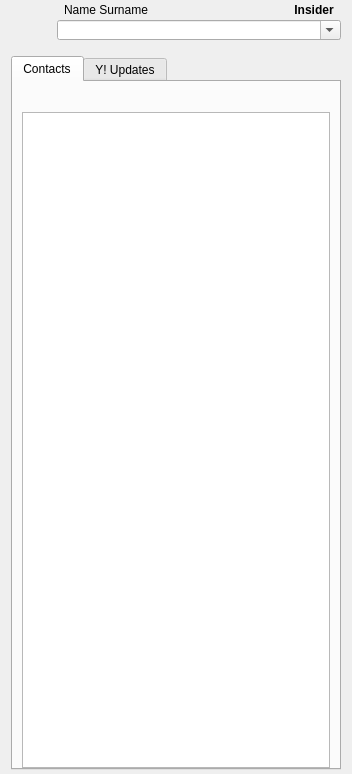
<?xml version="1.0" encoding="UTF-8"?>
<ui version="4.0">
 <class>Form</class>
 <widget class="QWidget" name="Form">
  <property name="geometry">
   <rect>
    <x>0</x>
    <y>0</y>
    <width>352</width>
    <height>774</height>
   </rect>
  </property>
  <property name="windowTitle">
   <string>Form</string>
  </property>
  <layout class="QVBoxLayout" name="verticalLayout_3">
   <property name="topMargin">
    <number>0</number>
   </property>
   <property name="bottomMargin">
    <number>4</number>
   </property>
   <item>
    <layout class="QHBoxLayout" name="horizontalLayout_2">
     <property name="topMargin">
      <number>0</number>
     </property>
     <item>
      <widget class="QPushButton" name="avatarButton">
       <property name="sizePolicy">
        <sizepolicy hsizetype="Maximum" vsizetype="Fixed">
         <horstretch>0</horstretch>
         <verstretch>0</verstretch>
        </sizepolicy>
       </property>
       <property name="maximumSize">
        <size>
         <width>72</width>
         <height>72</height>
        </size>
       </property>
       <property name="text">
        <string/>
       </property>
       <property name="icon">
        <iconset resource="buddylist.qrc">
         <normaloff>:/avatars/resources/avatars/chess.jpg</normaloff>:/avatars/resources/avatars/chess.jpg</iconset>
       </property>
       <property name="iconSize">
        <size>
         <width>64</width>
         <height>64</height>
        </size>
       </property>
       <property name="flat">
        <bool>true</bool>
       </property>
      </widget>
     </item>
     <item>
      <layout class="QVBoxLayout" name="verticalLayout">
       <property name="spacing">
        <number>0</number>
       </property>
       <property name="sizeConstraint">
        <enum>QLayout::SetDefaultConstraint</enum>
       </property>
       <item>
        <layout class="QHBoxLayout" name="horizontalLayout">
         <property name="sizeConstraint">
          <enum>QLayout::SetDefaultConstraint</enum>
         </property>
         <item>
          <widget class="QToolButton" name="fakeStatusCombo">
           <property name="sizePolicy">
            <sizepolicy hsizetype="Fixed" vsizetype="Fixed">
             <horstretch>0</horstretch>
             <verstretch>0</verstretch>
            </sizepolicy>
           </property>
           <property name="maximumSize">
            <size>
             <width>16777215</width>
             <height>19</height>
            </size>
           </property>
           <property name="text">
            <string>Name Surname</string>
           </property>
           <property name="icon">
            <iconset resource="buddylist.qrc">
             <normaloff>:/status/resources/user-offline.png</normaloff>:/status/resources/user-offline.png</iconset>
           </property>
           <property name="iconSize">
            <size>
             <width>12</width>
             <height>12</height>
            </size>
           </property>
           <property name="popupMode">
            <enum>QToolButton::InstantPopup</enum>
           </property>
           <property name="toolButtonStyle">
            <enum>Qt::ToolButtonTextBesideIcon</enum>
           </property>
           <property name="autoRaise">
            <bool>true</bool>
           </property>
           <property name="arrowType">
            <enum>Qt::NoArrow</enum>
           </property>
          </widget>
         </item>
         <item>
          <spacer name="horizontalSpacer">
           <property name="orientation">
            <enum>Qt::Horizontal</enum>
           </property>
           <property name="sizeHint" stdset="0">
            <size>
             <width>40</width>
             <height>20</height>
            </size>
           </property>
          </spacer>
         </item>
         <item>
          <widget class="QToolButton" name="insiderButton">
           <property name="maximumSize">
            <size>
             <width>80</width>
             <height>19</height>
            </size>
           </property>
           <property name="font">
            <font>
             <weight>75</weight>
             <bold>true</bold>
            </font>
           </property>
           <property name="layoutDirection">
            <enum>Qt::LeftToRight</enum>
           </property>
           <property name="text">
            <string>Insider</string>
           </property>
           <property name="icon">
            <iconset resource="buddylist.qrc">
             <normaloff>:/misc/resources/yahoo-finance-quotes.png</normaloff>:/misc/resources/yahoo-finance-quotes.png</iconset>
           </property>
           <property name="iconSize">
            <size>
             <width>16</width>
             <height>16</height>
            </size>
           </property>
           <property name="toolButtonStyle">
            <enum>Qt::ToolButtonTextBesideIcon</enum>
           </property>
           <property name="autoRaise">
            <bool>true</bool>
           </property>
          </widget>
         </item>
        </layout>
       </item>
       <item>
        <widget class="QComboBox" name="customStatusCombo">
         <property name="maximumSize">
          <size>
           <width>16777215</width>
           <height>20</height>
          </size>
         </property>
         <property name="editable">
          <bool>true</bool>
         </property>
         <property name="frame">
          <bool>true</bool>
         </property>
         <item>
          <property name="text">
           <string/>
          </property>
         </item>
        </widget>
       </item>
       <item>
        <spacer name="verticalSpacer">
         <property name="orientation">
          <enum>Qt::Vertical</enum>
         </property>
         <property name="sizeType">
          <enum>QSizePolicy::Minimum</enum>
         </property>
         <property name="sizeHint" stdset="0">
          <size>
           <width>20</width>
           <height>10</height>
          </size>
         </property>
        </spacer>
       </item>
      </layout>
     </item>
    </layout>
   </item>
   <item>
    <widget class="QTabWidget" name="tabWidget">
     <property name="tabShape">
      <enum>QTabWidget::Rounded</enum>
     </property>
     <property name="currentIndex">
      <number>0</number>
     </property>
     <property name="elideMode">
      <enum>Qt::ElideNone</enum>
     </property>
     <widget class="QWidget" name="tab">
      <attribute name="title">
       <string>Contacts</string>
      </attribute>
      <layout class="QVBoxLayout" name="verticalLayout_2">
       <property name="topMargin">
        <number>0</number>
       </property>
       <property name="bottomMargin">
        <number>0</number>
       </property>
       <item>
        <widget class="QWidget" name="widgetLayoutContainer" native="true">
         <property name="minimumSize">
          <size>
           <width>0</width>
           <height>24</height>
          </size>
         </property>
         <property name="maximumSize">
          <size>
           <width>16777215</width>
           <height>24</height>
          </size>
         </property>
         <layout class="QHBoxLayout" name="horizontalLayout_3">
          <property name="sizeConstraint">
           <enum>QLayout::SetMaximumSize</enum>
          </property>
          <property name="topMargin">
           <number>0</number>
          </property>
          <property name="bottomMargin">
           <number>0</number>
          </property>
          <item>
           <layout class="QHBoxLayout" name="tbContainer">
            <property name="sizeConstraint">
             <enum>QLayout::SetDefaultConstraint</enum>
            </property>
           </layout>
          </item>
         </layout>
        </widget>
       </item>
       <item>
        <widget class="QTreeWidget" name="buddyTree">
         <property name="frameShape">
          <enum>QFrame::StyledPanel</enum>
         </property>
         <property name="frameShadow">
          <enum>QFrame::Sunken</enum>
         </property>
         <property name="horizontalScrollBarPolicy">
          <enum>Qt::ScrollBarAlwaysOff</enum>
         </property>
         <property name="autoScrollMargin">
          <number>16</number>
         </property>
         <property name="editTriggers">
          <set>QAbstractItemView::NoEditTriggers</set>
         </property>
         <property name="tabKeyNavigation">
          <bool>false</bool>
         </property>
         <property name="showDropIndicator" stdset="0">
          <bool>false</bool>
         </property>
         <property name="selectionMode">
          <enum>QAbstractItemView::SingleSelection</enum>
         </property>
         <property name="autoExpandDelay">
          <number>-1</number>
         </property>
         <property name="indentation">
          <number>12</number>
         </property>
         <property name="rootIsDecorated">
          <bool>true</bool>
         </property>
         <property name="uniformRowHeights">
          <bool>false</bool>
         </property>
         <property name="itemsExpandable">
          <bool>true</bool>
         </property>
         <property name="sortingEnabled">
          <bool>true</bool>
         </property>
         <property name="animated">
          <bool>false</bool>
         </property>
         <property name="headerHidden">
          <bool>true</bool>
         </property>
         <property name="expandsOnDoubleClick">
          <bool>true</bool>
         </property>
         <attribute name="headerVisible">
          <bool>false</bool>
         </attribute>
         <attribute name="headerDefaultSectionSize">
          <number>36</number>
         </attribute>
         <column>
          <property name="text">
           <string>Buddy</string>
          </property>
         </column>
        </widget>
       </item>
      </layout>
     </widget>
     <widget class="QWidget" name="tab_2">
      <attribute name="title">
       <string>Y! Updates</string>
      </attribute>
     </widget>
    </widget>
   </item>
  </layout>
 </widget>
 <resources>
  <include location="buddylist.qrc"/>
 </resources>
 <connections/>
</ui>
